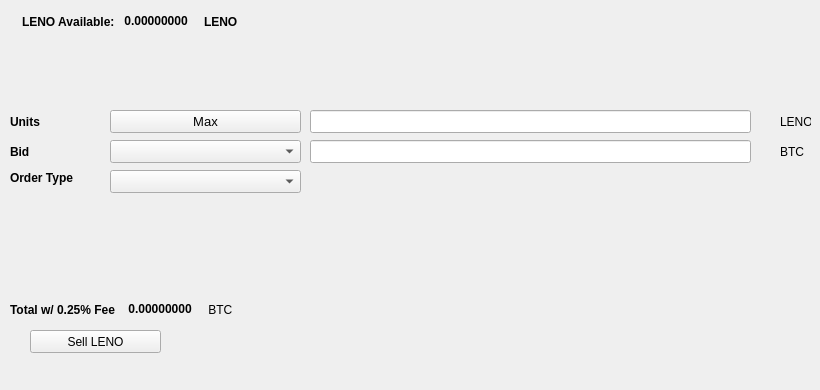
   <widget class="QWidget" name="SellTab">
    <attribute name="title">
     <string>Sell</string>
    </attribute>
    <widget class="QLabel" name="label_16">
     <property name="geometry">
      <rect>
       <x>780</x>
       <y>140</y>
       <width>31</width>
       <height>23</height>
      </rect>
     </property>
     <property name="text">
      <string>BTC</string>
     </property>
    </widget>
    <widget class="QComboBox" name="SellBidcomboBox">
     <property name="geometry">
      <rect>
       <x>110</x>
       <y>140</y>
       <width>191</width>
       <height>23</height>
      </rect>
     </property>
     <property name="font">
      <font>
       <pointsize>10</pointsize>
      </font>
     </property>
    </widget>
    <widget class="QLabel" name="label_18">
     <property name="geometry">
      <rect>
       <x>10</x>
       <y>110</y>
       <width>46</width>
       <height>23</height>
      </rect>
     </property>
     <property name="font">
      <font>
       <weight>75</weight>
       <bold>true</bold>
      </font>
     </property>
     <property name="text">
      <string>Units</string>
     </property>
    </widget>
    <widget class="QPushButton" name="Sell_Max_Amount">
     <property name="geometry">
      <rect>
       <x>110</x>
       <y>110</y>
       <width>191</width>
       <height>23</height>
      </rect>
     </property>
     <property name="font">
      <font>
       <pointsize>10</pointsize>
      </font>
     </property>
     <property name="text">
      <string>Max</string>
     </property>
    </widget>
    <widget class="QLabel" name="label_20">
     <property name="geometry">
      <rect>
       <x>10</x>
       <y>170</y>
       <width>91</width>
       <height>16</height>
      </rect>
     </property>
     <property name="font">
      <font>
       <weight>75</weight>
       <bold>true</bold>
      </font>
     </property>
     <property name="text">
      <string>Order Type</string>
     </property>
    </widget>
    <widget class="QComboBox" name="SellOrdertypeCombo">
     <property name="geometry">
      <rect>
       <x>110</x>
       <y>170</y>
       <width>191</width>
       <height>23</height>
      </rect>
     </property>
     <property name="font">
      <font>
       <pointsize>10</pointsize>
      </font>
     </property>
    </widget>
    <widget class="QLabel" name="label_21">
     <property name="geometry">
      <rect>
       <x>10</x>
       <y>140</y>
       <width>46</width>
       <height>23</height>
      </rect>
     </property>
     <property name="font">
      <font>
       <weight>75</weight>
       <bold>true</bold>
      </font>
     </property>
     <property name="text">
      <string>Bid</string>
     </property>
    </widget>
    <widget class="QLabel" name="label_22">
     <property name="geometry">
      <rect>
       <x>780</x>
       <y>110</y>
       <width>31</width>
       <height>23</height>
      </rect>
     </property>
     <property name="text">
      <string>LENO</string>
     </property>
    </widget>
    <widget class="QLineEdit" name="UnitsInputLENO">
     <property name="geometry">
      <rect>
       <x>310</x>
       <y>110</y>
       <width>441</width>
       <height>23</height>
      </rect>
     </property>
     <property name="font">
      <font>
       <pointsize>9</pointsize>
       <weight>75</weight>
       <bold>true</bold>
      </font>
     </property>
    </widget>
    <widget class="QLineEdit" name="SellBidPriceEdit">
     <property name="geometry">
      <rect>
       <x>310</x>
       <y>140</y>
       <width>441</width>
       <height>23</height>
      </rect>
     </property>
     <property name="font">
      <font>
       <pointsize>9</pointsize>
       <weight>75</weight>
       <bold>true</bold>
      </font>
     </property>
    </widget>
    <widget class="QPushButton" name="SellLENOBTN">
     <property name="geometry">
      <rect>
       <x>30</x>
       <y>330</y>
       <width>131</width>
       <height>23</height>
      </rect>
     </property>
     <property name="text">
      <string>Sell LENO</string>
     </property>
     <property name="icon">
      <iconset resource="../lenocore">
       <normaloff>:/icons/bitcoin</normaloff>:/icons/bitcoin</iconset>
     </property>
    </widget>
    <widget class="QWidget" name="layoutWidget3">
     <property name="geometry">
      <rect>
       <x>22</x>
       <y>12</y>
       <width>258</width>
       <height>19</height>
      </rect>
     </property>
     <layout class="QHBoxLayout" name="horizontalLayout">
      <item>
       <widget class="QLabel" name="label232_2">
        <property name="font">
         <font>
          <weight>75</weight>
          <bold>true</bold>
         </font>
        </property>
        <property name="text">
         <string>LENO Available:</string>
        </property>
       </widget>
      </item>
      <item>
       <widget class="QLabel" name="LENOAvailableLabel">
        <property name="palette">
         <palette>
          <active>
           <colorrole role="WindowText">
            <brush brushstyle="SolidPattern">
             <color alpha="255">
              <red>0</red>
              <green>0</green>
              <blue>0</blue>
             </color>
            </brush>
           </colorrole>
           <colorrole role="Button">
            <brush brushstyle="SolidPattern">
             <color alpha="255">
              <red>0</red>
              <green>170</green>
              <blue>0</blue>
             </color>
            </brush>
           </colorrole>
           <colorrole role="Light">
            <brush brushstyle="SolidPattern">
             <color alpha="255">
              <red>0</red>
              <green>255</green>
              <blue>0</blue>
             </color>
            </brush>
           </colorrole>
           <colorrole role="Midlight">
            <brush brushstyle="SolidPattern">
             <color alpha="255">
              <red>0</red>
              <green>212</green>
              <blue>0</blue>
             </color>
            </brush>
           </colorrole>
           <colorrole role="Dark">
            <brush brushstyle="SolidPattern">
             <color alpha="255">
              <red>0</red>
              <green>85</green>
              <blue>0</blue>
             </color>
            </brush>
           </colorrole>
           <colorrole role="Mid">
            <brush brushstyle="SolidPattern">
             <color alpha="255">
              <red>0</red>
              <green>113</green>
              <blue>0</blue>
             </color>
            </brush>
           </colorrole>
           <colorrole role="Text">
            <brush brushstyle="SolidPattern">
             <color alpha="255">
              <red>0</red>
              <green>170</green>
              <blue>0</blue>
             </color>
            </brush>
           </colorrole>
           <colorrole role="BrightText">
            <brush brushstyle="SolidPattern">
             <color alpha="255">
              <red>255</red>
              <green>255</green>
              <blue>255</blue>
             </color>
            </brush>
           </colorrole>
           <colorrole role="ButtonText">
            <brush brushstyle="SolidPattern">
             <color alpha="255">
              <red>0</red>
              <green>0</green>
              <blue>0</blue>
             </color>
            </brush>
           </colorrole>
           <colorrole role="Base">
            <brush brushstyle="SolidPattern">
             <color alpha="255">
              <red>255</red>
              <green>255</green>
              <blue>255</blue>
             </color>
            </brush>
           </colorrole>
           <colorrole role="Window">
            <brush brushstyle="SolidPattern">
             <color alpha="255">
              <red>0</red>
              <green>170</green>
              <blue>0</blue>
             </color>
            </brush>
           </colorrole>
           <colorrole role="Shadow">
            <brush brushstyle="SolidPattern">
             <color alpha="255">
              <red>0</red>
              <green>0</green>
              <blue>0</blue>
             </color>
            </brush>
           </colorrole>
           <colorrole role="AlternateBase">
            <brush brushstyle="SolidPattern">
             <color alpha="255">
              <red>127</red>
              <green>212</green>
              <blue>127</blue>
             </color>
            </brush>
           </colorrole>
           <colorrole role="ToolTipBase">
            <brush brushstyle="SolidPattern">
             <color alpha="255">
              <red>255</red>
              <green>255</green>
              <blue>220</blue>
             </color>
            </brush>
           </colorrole>
           <colorrole role="ToolTipText">
            <brush brushstyle="SolidPattern">
             <color alpha="255">
              <red>0</red>
              <green>0</green>
              <blue>0</blue>
             </color>
            </brush>
           </colorrole>
          </active>
          <inactive>
           <colorrole role="WindowText">
            <brush brushstyle="SolidPattern">
             <color alpha="255">
              <red>0</red>
              <green>0</green>
              <blue>0</blue>
             </color>
            </brush>
           </colorrole>
           <colorrole role="Button">
            <brush brushstyle="SolidPattern">
             <color alpha="255">
              <red>0</red>
              <green>170</green>
              <blue>0</blue>
             </color>
            </brush>
           </colorrole>
           <colorrole role="Light">
            <brush brushstyle="SolidPattern">
             <color alpha="255">
              <red>0</red>
              <green>255</green>
              <blue>0</blue>
             </color>
            </brush>
           </colorrole>
           <colorrole role="Midlight">
            <brush brushstyle="SolidPattern">
             <color alpha="255">
              <red>0</red>
              <green>212</green>
              <blue>0</blue>
             </color>
            </brush>
           </colorrole>
           <colorrole role="Dark">
            <brush brushstyle="SolidPattern">
             <color alpha="255">
              <red>0</red>
              <green>85</green>
              <blue>0</blue>
             </color>
            </brush>
           </colorrole>
           <colorrole role="Mid">
            <brush brushstyle="SolidPattern">
             <color alpha="255">
              <red>0</red>
              <green>113</green>
              <blue>0</blue>
             </color>
            </brush>
           </colorrole>
           <colorrole role="Text">
            <brush brushstyle="SolidPattern">
             <color alpha="255">
              <red>0</red>
              <green>170</green>
              <blue>0</blue>
             </color>
            </brush>
           </colorrole>
           <colorrole role="BrightText">
            <brush brushstyle="SolidPattern">
             <color alpha="255">
              <red>255</red>
              <green>255</green>
              <blue>255</blue>
             </color>
            </brush>
           </colorrole>
           <colorrole role="ButtonText">
            <brush brushstyle="SolidPattern">
             <color alpha="255">
              <red>0</red>
              <green>0</green>
              <blue>0</blue>
             </color>
            </brush>
           </colorrole>
           <colorrole role="Base">
            <brush brushstyle="SolidPattern">
             <color alpha="255">
              <red>255</red>
              <green>255</green>
              <blue>255</blue>
             </color>
            </brush>
           </colorrole>
           <colorrole role="Window">
            <brush brushstyle="SolidPattern">
             <color alpha="255">
              <red>0</red>
              <green>170</green>
              <blue>0</blue>
             </color>
            </brush>
           </colorrole>
           <colorrole role="Shadow">
            <brush brushstyle="SolidPattern">
             <color alpha="255">
              <red>0</red>
              <green>0</green>
              <blue>0</blue>
             </color>
            </brush>
           </colorrole>
           <colorrole role="AlternateBase">
            <brush brushstyle="SolidPattern">
             <color alpha="255">
              <red>127</red>
              <green>212</green>
              <blue>127</blue>
             </color>
            </brush>
           </colorrole>
           <colorrole role="ToolTipBase">
            <brush brushstyle="SolidPattern">
             <color alpha="255">
              <red>255</red>
              <green>255</green>
              <blue>220</blue>
             </color>
            </brush>
           </colorrole>
           <colorrole role="ToolTipText">
            <brush brushstyle="SolidPattern">
             <color alpha="255">
              <red>0</red>
              <green>0</green>
              <blue>0</blue>
             </color>
            </brush>
           </colorrole>
          </inactive>
          <disabled>
           <colorrole role="WindowText">
            <brush brushstyle="SolidPattern">
             <color alpha="255">
              <red>0</red>
              <green>85</green>
              <blue>0</blue>
             </color>
            </brush>
           </colorrole>
           <colorrole role="Button">
            <brush brushstyle="SolidPattern">
             <color alpha="255">
              <red>0</red>
              <green>170</green>
              <blue>0</blue>
             </color>
            </brush>
           </colorrole>
           <colorrole role="Light">
            <brush brushstyle="SolidPattern">
             <color alpha="255">
              <red>0</red>
              <green>255</green>
              <blue>0</blue>
             </color>
            </brush>
           </colorrole>
           <colorrole role="Midlight">
            <brush brushstyle="SolidPattern">
             <color alpha="255">
              <red>0</red>
              <green>212</green>
              <blue>0</blue>
             </color>
            </brush>
           </colorrole>
           <colorrole role="Dark">
            <brush brushstyle="SolidPattern">
             <color alpha="255">
              <red>0</red>
              <green>85</green>
              <blue>0</blue>
             </color>
            </brush>
           </colorrole>
           <colorrole role="Mid">
            <brush brushstyle="SolidPattern">
             <color alpha="255">
              <red>0</red>
              <green>113</green>
              <blue>0</blue>
             </color>
            </brush>
           </colorrole>
           <colorrole role="Text">
            <brush brushstyle="SolidPattern">
             <color alpha="255">
              <red>0</red>
              <green>85</green>
              <blue>0</blue>
             </color>
            </brush>
           </colorrole>
           <colorrole role="BrightText">
            <brush brushstyle="SolidPattern">
             <color alpha="255">
              <red>255</red>
              <green>255</green>
              <blue>255</blue>
             </color>
            </brush>
           </colorrole>
           <colorrole role="ButtonText">
            <brush brushstyle="SolidPattern">
             <color alpha="255">
              <red>0</red>
              <green>85</green>
              <blue>0</blue>
             </color>
            </brush>
           </colorrole>
           <colorrole role="Base">
            <brush brushstyle="SolidPattern">
             <color alpha="255">
              <red>0</red>
              <green>170</green>
              <blue>0</blue>
             </color>
            </brush>
           </colorrole>
           <colorrole role="Window">
            <brush brushstyle="SolidPattern">
             <color alpha="255">
              <red>0</red>
              <green>170</green>
              <blue>0</blue>
             </color>
            </brush>
           </colorrole>
           <colorrole role="Shadow">
            <brush brushstyle="SolidPattern">
             <color alpha="255">
              <red>0</red>
              <green>0</green>
              <blue>0</blue>
             </color>
            </brush>
           </colorrole>
           <colorrole role="AlternateBase">
            <brush brushstyle="SolidPattern">
             <color alpha="255">
              <red>0</red>
              <green>170</green>
              <blue>0</blue>
             </color>
            </brush>
           </colorrole>
           <colorrole role="ToolTipBase">
            <brush brushstyle="SolidPattern">
             <color alpha="255">
              <red>255</red>
              <green>255</green>
              <blue>220</blue>
             </color>
            </brush>
           </colorrole>
           <colorrole role="ToolTipText">
            <brush brushstyle="SolidPattern">
             <color alpha="255">
              <red>0</red>
              <green>0</green>
              <blue>0</blue>
             </color>
            </brush>
           </colorrole>
          </disabled>
         </palette>
        </property>
        <property name="font">
         <font>
          <weight>75</weight>
          <bold>true</bold>
         </font>
        </property>
        <property name="text">
         <string> 0.00000000 </string>
        </property>
        <property name="textInteractionFlags">
         <set>Qt::LinksAccessibleByMouse|Qt::TextSelectableByKeyboard|Qt::TextSelectableByMouse</set>
        </property>
       </widget>
      </item>
      <item>
       <widget class="QLabel" name="labelLENO">
        <property name="font">
         <font>
          <weight>75</weight>
          <bold>true</bold>
         </font>
        </property>
        <property name="text">
         <string>LENO</string>
        </property>
       </widget>
      </item>
     </layout>
    </widget>
    <widget class="QWidget" name="layoutWidget">
     <property name="geometry">
      <rect>
       <x>10</x>
       <y>300</y>
       <width>268</width>
       <height>19</height>
      </rect>
     </property>
     <layout class="QHBoxLayout" name="horizontalLayout_2">
      <item>
       <widget class="QLabel" name="label_19">
        <property name="font">
         <font>
          <weight>75</weight>
          <bold>true</bold>
         </font>
        </property>
        <property name="text">
         <string>Total w/ 0.25% Fee </string>
        </property>
       </widget>
      </item>
      <item>
       <widget class="QLabel" name="SellCostLabel">
        <property name="palette">
         <palette>
          <active>
           <colorrole role="WindowText">
            <brush brushstyle="SolidPattern">
             <color alpha="255">
              <red>0</red>
              <green>0</green>
              <blue>0</blue>
             </color>
            </brush>
           </colorrole>
           <colorrole role="Button">
            <brush brushstyle="SolidPattern">
             <color alpha="255">
              <red>0</red>
              <green>170</green>
              <blue>0</blue>
             </color>
            </brush>
           </colorrole>
           <colorrole role="Light">
            <brush brushstyle="SolidPattern">
             <color alpha="255">
              <red>0</red>
              <green>255</green>
              <blue>0</blue>
             </color>
            </brush>
           </colorrole>
           <colorrole role="Midlight">
            <brush brushstyle="SolidPattern">
             <color alpha="255">
              <red>0</red>
              <green>212</green>
              <blue>0</blue>
             </color>
            </brush>
           </colorrole>
           <colorrole role="Dark">
            <brush brushstyle="SolidPattern">
             <color alpha="255">
              <red>0</red>
              <green>85</green>
              <blue>0</blue>
             </color>
            </brush>
           </colorrole>
           <colorrole role="Mid">
            <brush brushstyle="SolidPattern">
             <color alpha="255">
              <red>0</red>
              <green>113</green>
              <blue>0</blue>
             </color>
            </brush>
           </colorrole>
           <colorrole role="Text">
            <brush brushstyle="SolidPattern">
             <color alpha="255">
              <red>0</red>
              <green>170</green>
              <blue>0</blue>
             </color>
            </brush>
           </colorrole>
           <colorrole role="BrightText">
            <brush brushstyle="SolidPattern">
             <color alpha="255">
              <red>255</red>
              <green>255</green>
              <blue>255</blue>
             </color>
            </brush>
           </colorrole>
           <colorrole role="ButtonText">
            <brush brushstyle="SolidPattern">
             <color alpha="255">
              <red>0</red>
              <green>0</green>
              <blue>0</blue>
             </color>
            </brush>
           </colorrole>
           <colorrole role="Base">
            <brush brushstyle="SolidPattern">
             <color alpha="255">
              <red>255</red>
              <green>255</green>
              <blue>255</blue>
             </color>
            </brush>
           </colorrole>
           <colorrole role="Window">
            <brush brushstyle="SolidPattern">
             <color alpha="255">
              <red>0</red>
              <green>170</green>
              <blue>0</blue>
             </color>
            </brush>
           </colorrole>
           <colorrole role="Shadow">
            <brush brushstyle="SolidPattern">
             <color alpha="255">
              <red>0</red>
              <green>0</green>
              <blue>0</blue>
             </color>
            </brush>
           </colorrole>
           <colorrole role="AlternateBase">
            <brush brushstyle="SolidPattern">
             <color alpha="255">
              <red>127</red>
              <green>212</green>
              <blue>127</blue>
             </color>
            </brush>
           </colorrole>
           <colorrole role="ToolTipBase">
            <brush brushstyle="SolidPattern">
             <color alpha="255">
              <red>255</red>
              <green>255</green>
              <blue>220</blue>
             </color>
            </brush>
           </colorrole>
           <colorrole role="ToolTipText">
            <brush brushstyle="SolidPattern">
             <color alpha="255">
              <red>0</red>
              <green>0</green>
              <blue>0</blue>
             </color>
            </brush>
           </colorrole>
          </active>
          <inactive>
           <colorrole role="WindowText">
            <brush brushstyle="SolidPattern">
             <color alpha="255">
              <red>0</red>
              <green>0</green>
              <blue>0</blue>
             </color>
            </brush>
           </colorrole>
           <colorrole role="Button">
            <brush brushstyle="SolidPattern">
             <color alpha="255">
              <red>0</red>
              <green>170</green>
              <blue>0</blue>
             </color>
            </brush>
           </colorrole>
           <colorrole role="Light">
            <brush brushstyle="SolidPattern">
             <color alpha="255">
              <red>0</red>
              <green>255</green>
              <blue>0</blue>
             </color>
            </brush>
           </colorrole>
           <colorrole role="Midlight">
            <brush brushstyle="SolidPattern">
             <color alpha="255">
              <red>0</red>
              <green>212</green>
              <blue>0</blue>
             </color>
            </brush>
           </colorrole>
           <colorrole role="Dark">
            <brush brushstyle="SolidPattern">
             <color alpha="255">
              <red>0</red>
              <green>85</green>
              <blue>0</blue>
             </color>
            </brush>
           </colorrole>
           <colorrole role="Mid">
            <brush brushstyle="SolidPattern">
             <color alpha="255">
              <red>0</red>
              <green>113</green>
              <blue>0</blue>
             </color>
            </brush>
           </colorrole>
           <colorrole role="Text">
            <brush brushstyle="SolidPattern">
             <color alpha="255">
              <red>0</red>
              <green>170</green>
              <blue>0</blue>
             </color>
            </brush>
           </colorrole>
           <colorrole role="BrightText">
            <brush brushstyle="SolidPattern">
             <color alpha="255">
              <red>255</red>
              <green>255</green>
              <blue>255</blue>
             </color>
            </brush>
           </colorrole>
           <colorrole role="ButtonText">
            <brush brushstyle="SolidPattern">
             <color alpha="255">
              <red>0</red>
              <green>0</green>
              <blue>0</blue>
             </color>
            </brush>
           </colorrole>
           <colorrole role="Base">
            <brush brushstyle="SolidPattern">
             <color alpha="255">
              <red>255</red>
              <green>255</green>
              <blue>255</blue>
             </color>
            </brush>
           </colorrole>
           <colorrole role="Window">
            <brush brushstyle="SolidPattern">
             <color alpha="255">
              <red>0</red>
              <green>170</green>
              <blue>0</blue>
             </color>
            </brush>
           </colorrole>
           <colorrole role="Shadow">
            <brush brushstyle="SolidPattern">
             <color alpha="255">
              <red>0</red>
              <green>0</green>
              <blue>0</blue>
             </color>
            </brush>
           </colorrole>
           <colorrole role="AlternateBase">
            <brush brushstyle="SolidPattern">
             <color alpha="255">
              <red>127</red>
              <green>212</green>
              <blue>127</blue>
             </color>
            </brush>
           </colorrole>
           <colorrole role="ToolTipBase">
            <brush brushstyle="SolidPattern">
             <color alpha="255">
              <red>255</red>
              <green>255</green>
              <blue>220</blue>
             </color>
            </brush>
           </colorrole>
           <colorrole role="ToolTipText">
            <brush brushstyle="SolidPattern">
             <color alpha="255">
              <red>0</red>
              <green>0</green>
              <blue>0</blue>
             </color>
            </brush>
           </colorrole>
          </inactive>
          <disabled>
           <colorrole role="WindowText">
            <brush brushstyle="SolidPattern">
             <color alpha="255">
              <red>0</red>
              <green>85</green>
              <blue>0</blue>
             </color>
            </brush>
           </colorrole>
           <colorrole role="Button">
            <brush brushstyle="SolidPattern">
             <color alpha="255">
              <red>0</red>
              <green>170</green>
              <blue>0</blue>
             </color>
            </brush>
           </colorrole>
           <colorrole role="Light">
            <brush brushstyle="SolidPattern">
             <color alpha="255">
              <red>0</red>
              <green>255</green>
              <blue>0</blue>
             </color>
            </brush>
           </colorrole>
           <colorrole role="Midlight">
            <brush brushstyle="SolidPattern">
             <color alpha="255">
              <red>0</red>
              <green>212</green>
              <blue>0</blue>
             </color>
            </brush>
           </colorrole>
           <colorrole role="Dark">
            <brush brushstyle="SolidPattern">
             <color alpha="255">
              <red>0</red>
              <green>85</green>
              <blue>0</blue>
             </color>
            </brush>
           </colorrole>
           <colorrole role="Mid">
            <brush brushstyle="SolidPattern">
             <color alpha="255">
              <red>0</red>
              <green>113</green>
              <blue>0</blue>
             </color>
            </brush>
           </colorrole>
           <colorrole role="Text">
            <brush brushstyle="SolidPattern">
             <color alpha="255">
              <red>0</red>
              <green>85</green>
              <blue>0</blue>
             </color>
            </brush>
           </colorrole>
           <colorrole role="BrightText">
            <brush brushstyle="SolidPattern">
             <color alpha="255">
              <red>255</red>
              <green>255</green>
              <blue>255</blue>
             </color>
            </brush>
           </colorrole>
           <colorrole role="ButtonText">
            <brush brushstyle="SolidPattern">
             <color alpha="255">
              <red>0</red>
              <green>85</green>
              <blue>0</blue>
             </color>
            </brush>
           </colorrole>
           <colorrole role="Base">
            <brush brushstyle="SolidPattern">
             <color alpha="255">
              <red>0</red>
              <green>170</green>
              <blue>0</blue>
             </color>
            </brush>
           </colorrole>
           <colorrole role="Window">
            <brush brushstyle="SolidPattern">
             <color alpha="255">
              <red>0</red>
              <green>170</green>
              <blue>0</blue>
             </color>
            </brush>
           </colorrole>
           <colorrole role="Shadow">
            <brush brushstyle="SolidPattern">
             <color alpha="255">
              <red>0</red>
              <green>0</green>
              <blue>0</blue>
             </color>
            </brush>
           </colorrole>
           <colorrole role="AlternateBase">
            <brush brushstyle="SolidPattern">
             <color alpha="255">
              <red>0</red>
              <green>170</green>
              <blue>0</blue>
             </color>
            </brush>
           </colorrole>
           <colorrole role="ToolTipBase">
            <brush brushstyle="SolidPattern">
             <color alpha="255">
              <red>255</red>
              <green>255</green>
              <blue>220</blue>
             </color>
            </brush>
           </colorrole>
           <colorrole role="ToolTipText">
            <brush brushstyle="SolidPattern">
             <color alpha="255">
              <red>0</red>
              <green>0</green>
              <blue>0</blue>
             </color>
            </brush>
           </colorrole>
          </disabled>
         </palette>
        </property>
        <property name="font">
         <font>
          <weight>75</weight>
          <bold>true</bold>
         </font>
        </property>
        <property name="autoFillBackground">
         <bool>false</bool>
        </property>
        <property name="text">
         <string> 0.00000000</string>
        </property>
        <property name="textInteractionFlags">
         <set>Qt::LinksAccessibleByMouse|Qt::TextSelectableByMouse</set>
        </property>
       </widget>
      </item>
      <item>
       <widget class="QLabel" name="label_17">
        <property name="font">
         <font>
          <weight>50</weight>
          <bold>false</bold>
         </font>
        </property>
        <property name="text">
         <string> BTC</string>
        </property>
       </widget>
      </item>
     </layout>
    </widget>
    <widget class="QLabel" name="label_23">
     <property name="geometry">
      <rect>
       <x>460</x>
       <y>300</y>
       <width>281</width>
       <height>81</height>
      </rect>
     </property>
     <property name="text">
      <string/>
     </property>
     <property name="pixmap">
      <pixmap>:/images/bittrex</pixmap>
     </property>
    </widget>
   </widget>
